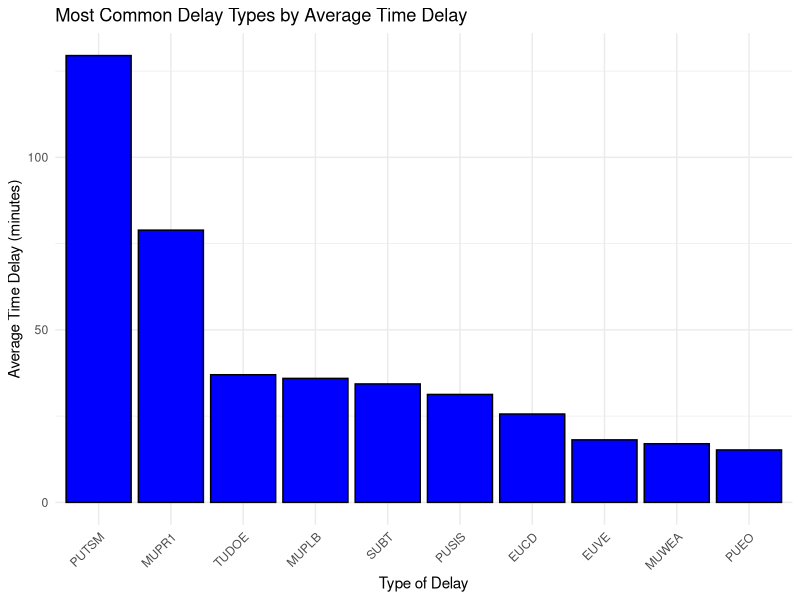
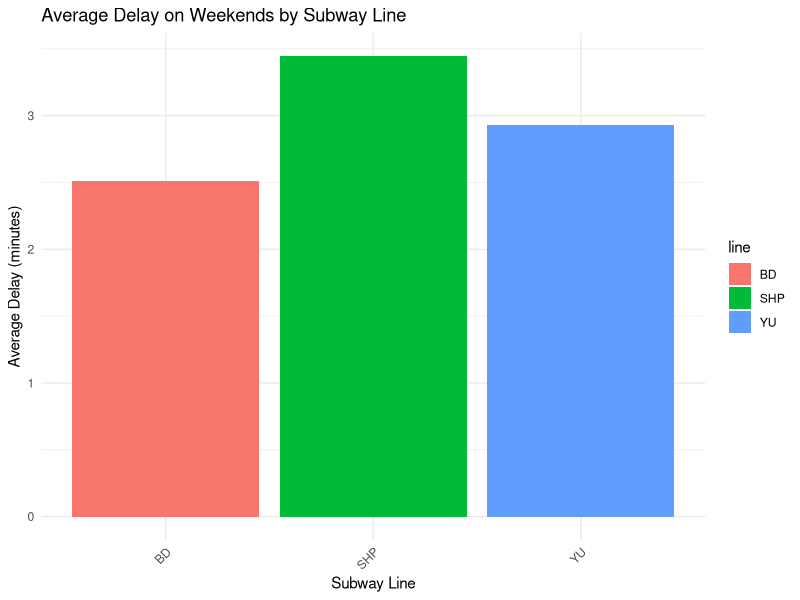
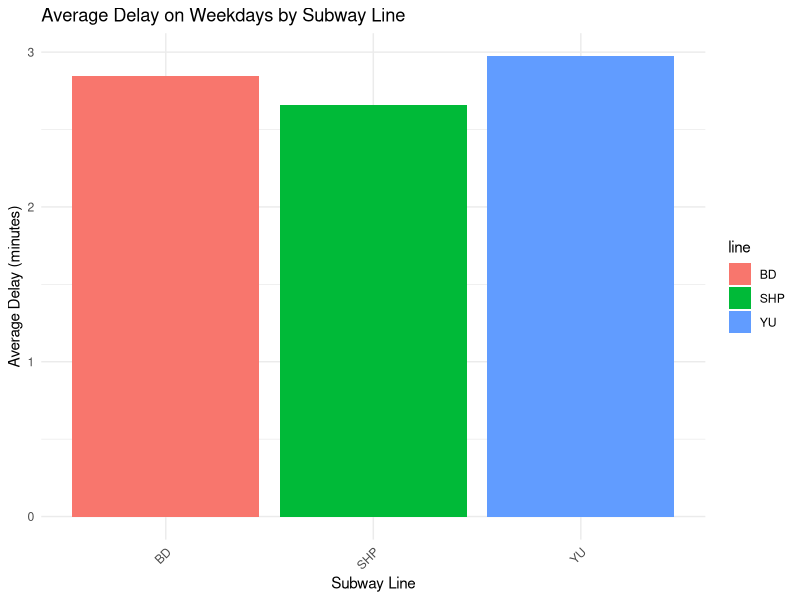
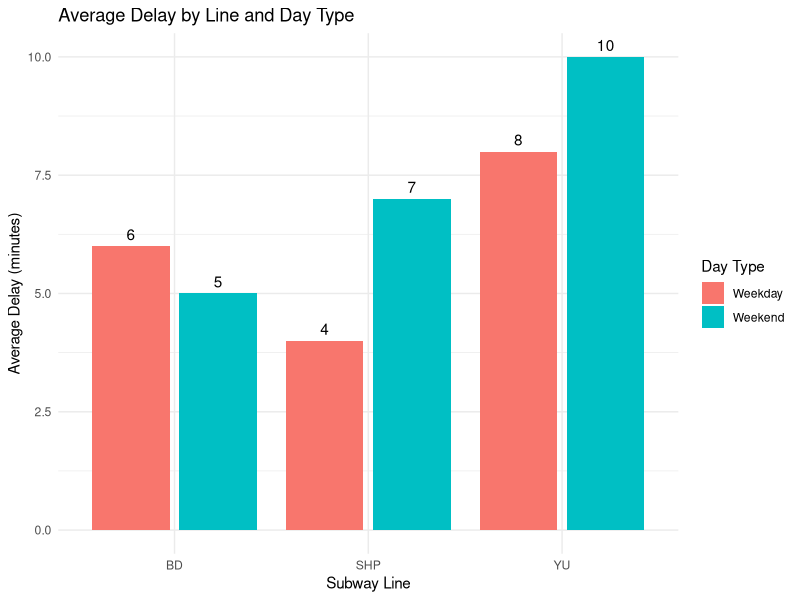

Here is the R script that generated these plots, in order:
## ---- chunk 1

#| include: false
#| warning: false
#| message: false

library(tidyverse)
library(dplyr)
library(lubridate)

subway_data <- read_csv("cleaned-ttc-subway-delay-data-2024.csv")
## ---- chunk 2

library(dplyr)
library(lubridate)

# Prepare the data: adding weekend/weekday categorization
subway_data <- subway_data %>%
  mutate(
    Date = as.Date(date, format = "%Y-%m-%d"),  # Ensure date is in Date format
    DayOfWeek = wday(Date, label = TRUE, abbr = FALSE),
    Weekend = if_else(DayOfWeek %in% c("Saturday", "Sunday"), "Weekend", "Weekday")
  )

# Calculate summary statistics grouped by Line and Weekend/Weekday
line_weekday_stats <- subway_data %>%
  group_by(line, Weekend) %>%
  summarise(
    Min = min(min_delay, na.rm = TRUE),
    `1st Qu.` = quantile(min_delay, 0.25, na.rm = TRUE),
    Median = median(min_delay, na.rm = TRUE),
    Mean = mean(min_delay, na.rm = TRUE),
    `3rd Qu.` = quantile(min_delay, 0.75, na.rm = TRUE),
    Max = max(min_delay, na.rm = TRUE),
    .groups = 'drop'  # Drop grouping for next operations
  )

# Display the results
print(line_weekday_stats)


## ---- chunk 3

library(ggplot2)
library(dplyr)

# Assuming 'subway_data' is your dataframe already loaded
# Calculate the mean delays for each type of delay
average_delays <- subway_data %>%
  group_by(code) %>%
  summarise(average_delay = mean(min_delay, na.rm = TRUE)) %>%
  arrange(desc(average_delay))

# Filter to keep only the top 10 delay types
top_delays <- head(average_delays, 10)

# Create the bar chart with the top 10 delay types
ggplot(top_delays, aes(x = reorder(code, -average_delay), y = average_delay)) +
  geom_bar(stat = "identity", fill = "blue", color = "black") +
  labs(title = "Most Common Delay Types by Average Time Delay",
       x = "Type of Delay",
       y = "Average Time Delay (minutes)") +
  theme_minimal() +
  theme(axis.text.x = element_text(angle = 45, hjust = 1))  # Rotate x labels for better readability

## ---- chunk 4


library(dplyr)
library(ggplot2)
library(lubridate)

# Prepare the data: adding weekend categorization and filtering for weekends
weekend_delays <- subway_data %>%
  mutate(
    Date = as.Date(date, format = "%Y-%m-%d"),  # Ensure date is in Date format
    DayOfWeek = wday(Date, label = TRUE, abbr = FALSE),
    Weekend = DayOfWeek %in% c("Saturday", "Sunday")  # Identifying weekends
  ) %>%
  filter(Weekend) %>%
  group_by(line) %>%
  summarise(Average_Delay = mean(min_delay, na.rm = TRUE), .groups = 'drop')  # Calculate average delay per line

# Filter out zero values
weekend_delays <- weekend_delays %>%
  filter(Average_Delay > 0)  # Remove lines with zero average delay

# Plot the graph
ggplot(weekend_delays, aes(x = line, y = Average_Delay, fill = line)) +
  geom_bar(stat = "identity", position = position_dodge()) +
  labs(title = "Average Delay on Weekends by Subway Line",
       x = "Subway Line",
       y = "Average Delay (minutes)") +
  theme_minimal() +
  theme(axis.text.x = element_text(angle = 45, hjust = 1))  # Improve label readability

## ---- chunk 5
library(dplyr)
library(ggplot2)

# Load and clean data
subway_data <- subway_data %>%
  mutate(
    Date = as.Date(date, format = "%Y-%m-%d"),  # Ensure date is in Date format
    DayOfWeek = wday(Date, label = TRUE, abbr = FALSE),
    Weekday = !DayOfWeek %in% c("Saturday", "Sunday"),  # Identifying weekdays
    line = ifelse(line %in% c("YU", "YUS"), "YU", line)  # Combine YU and YUS into YU
  ) %>%
  filter(Weekday) %>%
  group_by(line) %>%
  summarise(Average_Delay = mean(min_delay, na.rm = TRUE), .groups = 'drop') %>%
  filter(Average_Delay > 0)  # Remove lines with zero average delay

# Plot the graph
ggplot(subway_data, aes(x = line, y = Average_Delay, fill = line)) +
  geom_bar(stat = "identity", position = position_dodge()) +
  labs(title = "Average Delay on Weekdays by Subway Line",
       x = "Subway Line",
       y = "Average Delay (minutes)") +
  theme_minimal() +
  theme(axis.text.x = element_text(angle = 45, hjust = 1))  # Improve label readability


## ---- chunk 6

library(ggplot2)
library(dplyr)

# Sample data
data <- data.frame(
  Line = rep(c("YU", "BD", "SHP"), times = 2),
  DayType = c(rep("Weekend", 3), rep("Weekday", 3)),
  AverageDelay = c(10, 5, 7, 8, 6, 4)  # Hypothetical average delays
)

# Create a combined bar plot
ggplot(data, aes(x = Line, y = AverageDelay, fill = DayType)) +
  geom_bar(stat = "identity", position = position_dodge(width = 0.9), width = 0.8) +
  geom_text(aes(label = AverageDelay, group = DayType),
            position = position_dodge(width = 0.9), vjust = -0.5) +
  labs(title = "Average Delay by Line and Day Type",
       x = "Subway Line",
       y = "Average Delay (minutes)",
       fill = "Day Type") +
  theme_minimal() +
  theme(axis.text.x = element_text(angle = 0))

